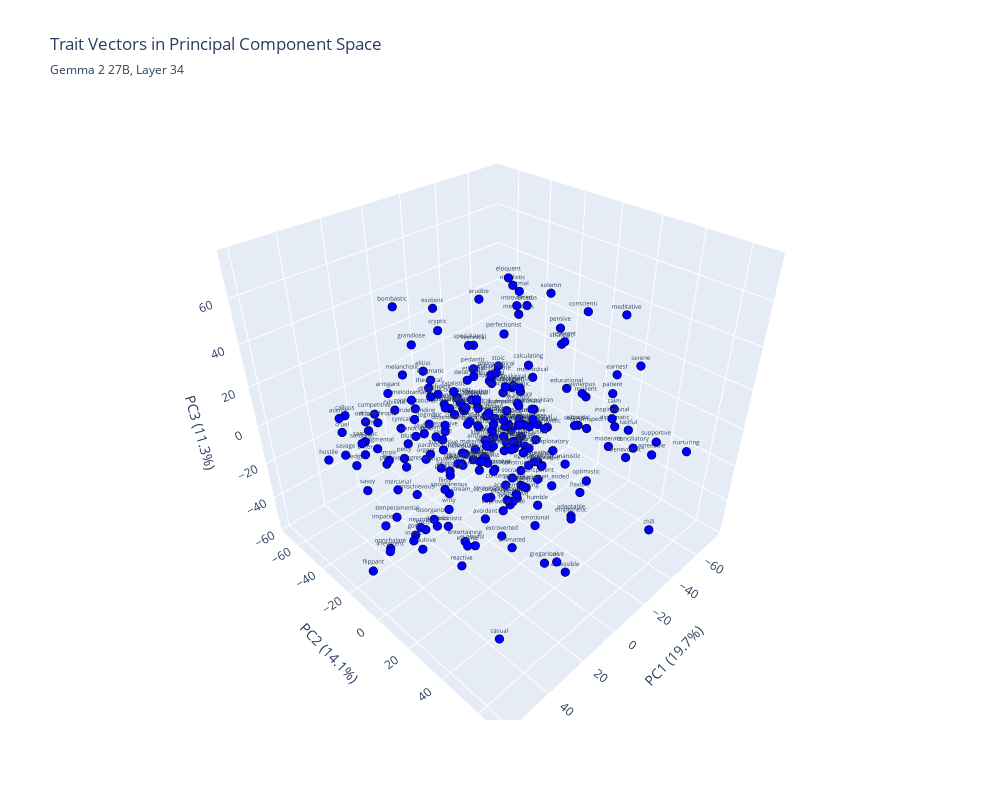

Here is the notebook cell this chart was saved with:
### Code cell
plot_3d_pca(pca_transformed, variance_explained, filtered_pos_neg_50_traits, layer)

### Figure 1 — Plotly figure (JSON) as saved in the notebook; plotly's stock layout.template omitted (floating-point values rounded to 4 significant figures; data arrays with more than 128 entries replaced by an {"elided": "..."} marker saying what was removed)
{"data": [{"hovertemplate": "<b>%{text}</b><br>PC1: %{x:.3f}<br>PC2: %{y:.3f}<br>PC3: %{z:.3f}<br><extra></extra>", "marker": {"color": {"elided": "239 str values"}, "line": {"color": "black", "width": 2}, "size": 3}, "mode": "markers+text", "text": {"elided": "239 str values"}, "textfont": {"size": 6}, "textposition": "top center", "type": "scatter3d", "x": {"elided": "239 float values"}, "y": {"elided": "239 float values"}, "z": {"elided": "239 float values"}}], "layout": {"height": 800, "scene": {"xaxis": {"title": {"text": "PC1 (19.7%)"}}, "yaxis": {"title": {"text": "PC2 (14.1%)"}}, "zaxis": {"title": {"text": "PC3 (11.3%)"}}}, "title": {"subtitle": {"text": "Gemma 2 27B, Layer 34"}, "text": "Trait Vectors in Principal Component Space"}, "width": 1000}}
